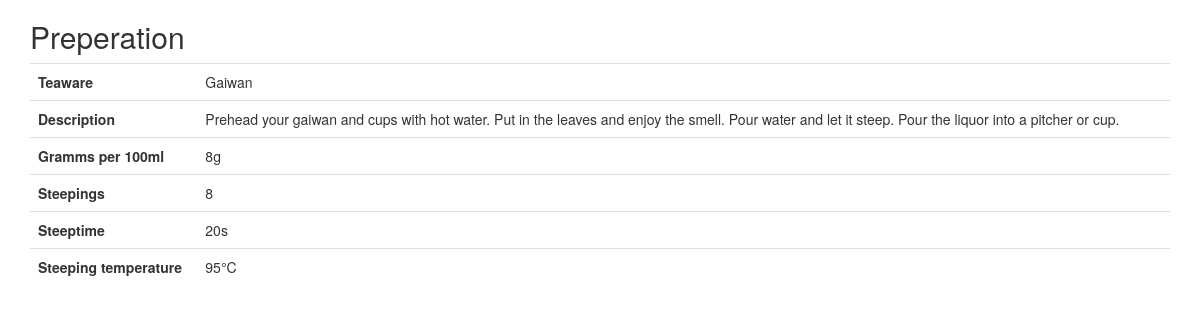
Page /teahouse/preperation/4 on the committed database.
### teahouse/models.py (models this page shows, shortened)
class Preperation(models.Model):
    teaware = models.CharField(max_length=60)
    description = models.TextField(max_length=500, blank=True,
                                   validators=[MaxLengthValidator(500)])
    gramms_per_100ml = models.IntegerField()
    steepings = models.IntegerField()
    steeptime_in_sec = models.IntegerField()
    temperature = models.IntegerField()

### teahouse/views.py (the view)
# urls.py: path('teahouse/preperation/<int:pk_id>', views.show_prep, name='preperation'),
def show_prep(request, pk_id):
    preperation = Preperation.objects.get(pk=pk_id)
    page_title = 'Preperation'
    context = {'preperation': preperation,
               'page_title': page_title}
    return render(request, 'teahouse/preperation_card.html', context)

### templates/teahouse/preperation_card.html (shortened to what this page needs)
{% extends 'base.html' %}
{% block content %}
    <table class="table">
        <tbody>
        <tr>
            <th>Teaware</th>
            <td>{{ preperation.teaware }}</td>
        </tr>
        <tr>
            <th>Description</th>
            <td><span>{{ preperation.description }}</span></td>
        </tr>
        <tr>
            <th>Gramms per 100ml</th>
            <td>{{ preperation.gramms_per_100ml }}g</td>
        </tr>
        <tr>
            <th>Steepings</th>
            <td>{{ preperation.steepings }}</td>
        </tr>
        <tr>
            <th>Steeptime</th>
            <td>{{ preperation.steeptime_in_sec }}s</td>
        </tr>
        <tr>
            <th>Steeping temperature</th>
            <td>{{ preperation.temperature }}°C</td>
        </tr>
        </tbody>
    </table>
{% endblock %}

### rows in the picture
Preperation: teaware "Gaiwan", description "Prehead your gaiwan and cups with hot water. Put in the leaves and enjoy the smell. Pour water and let it steep. Pour the liquor into a pitcher or cup.", gramms_per_100ml "8", steepings "8", steeptime_in_sec "20", temperature "95"

### other values in the picture
{{ page_title }} "Preperation"
